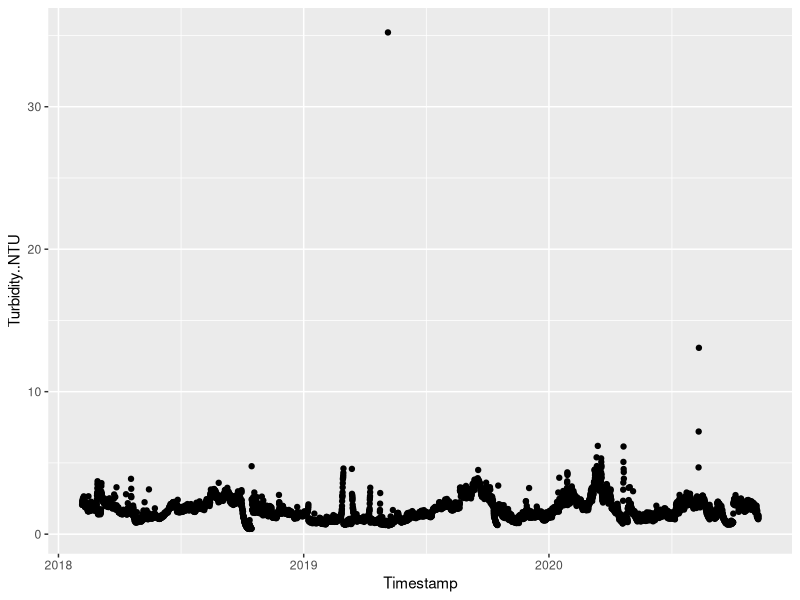
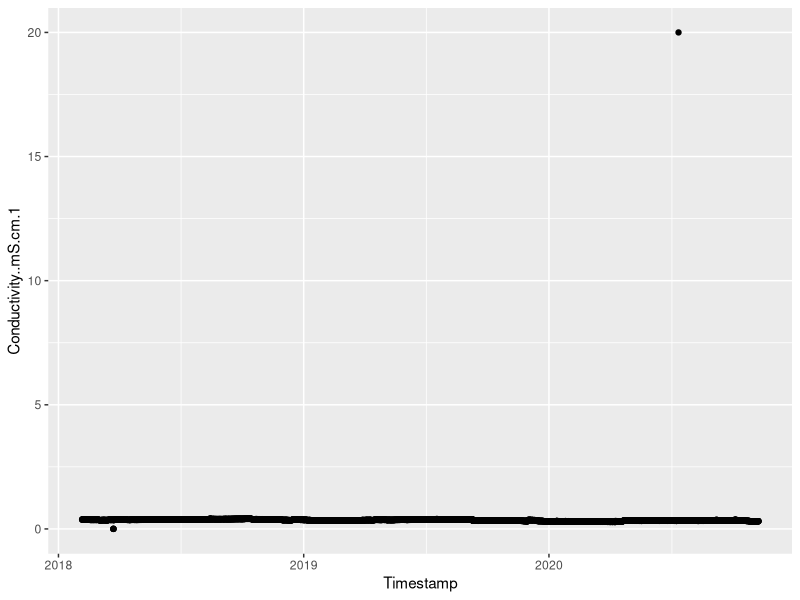
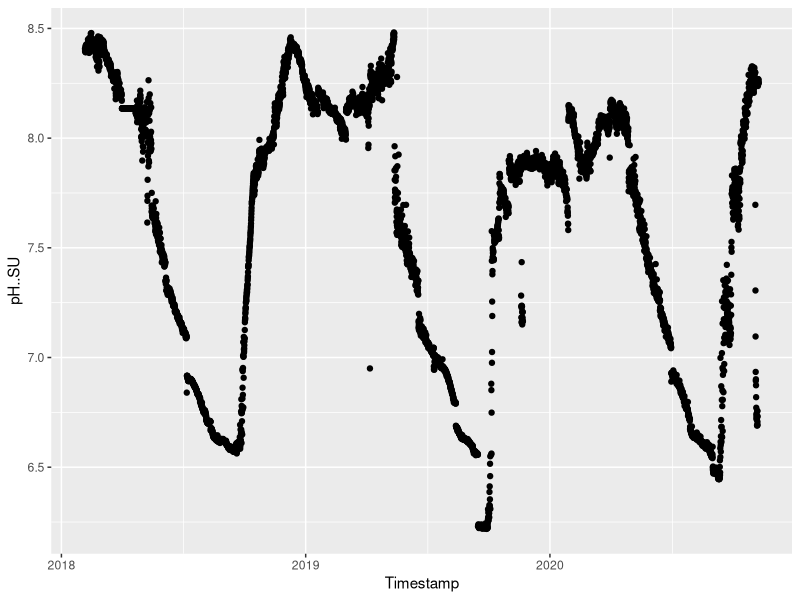
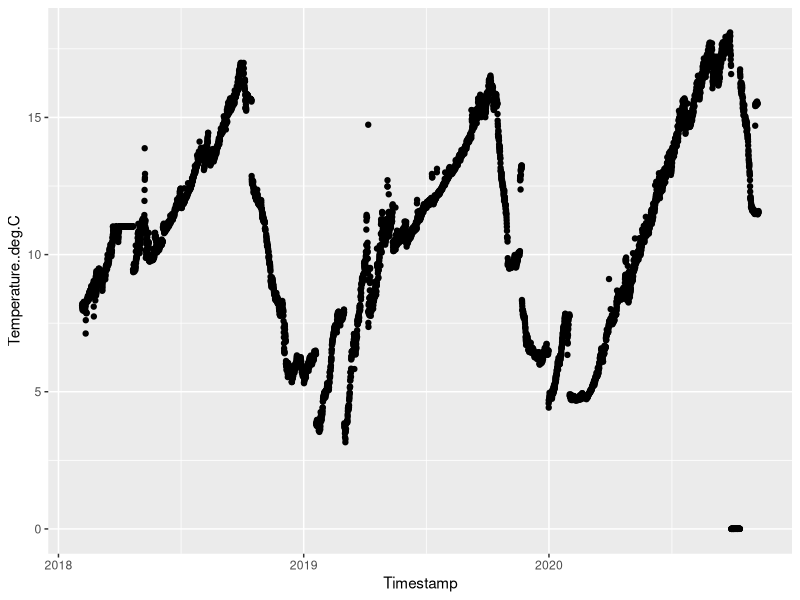
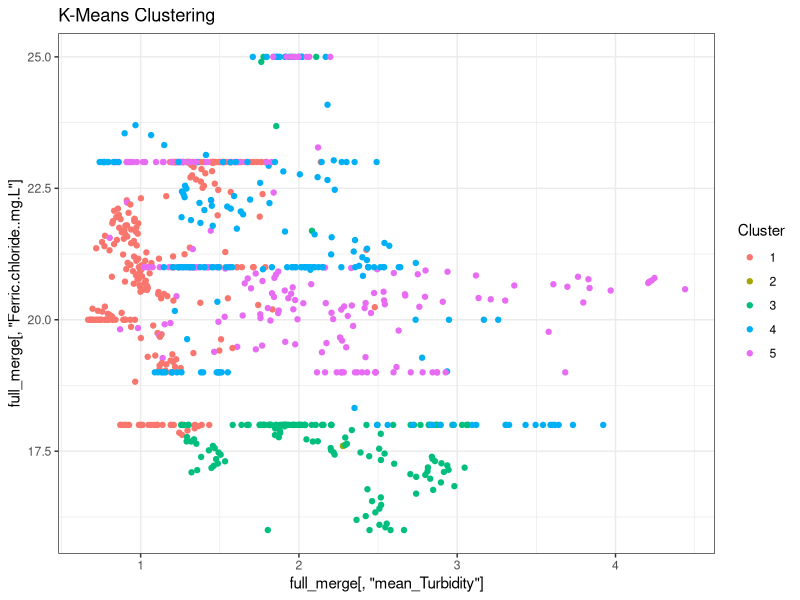
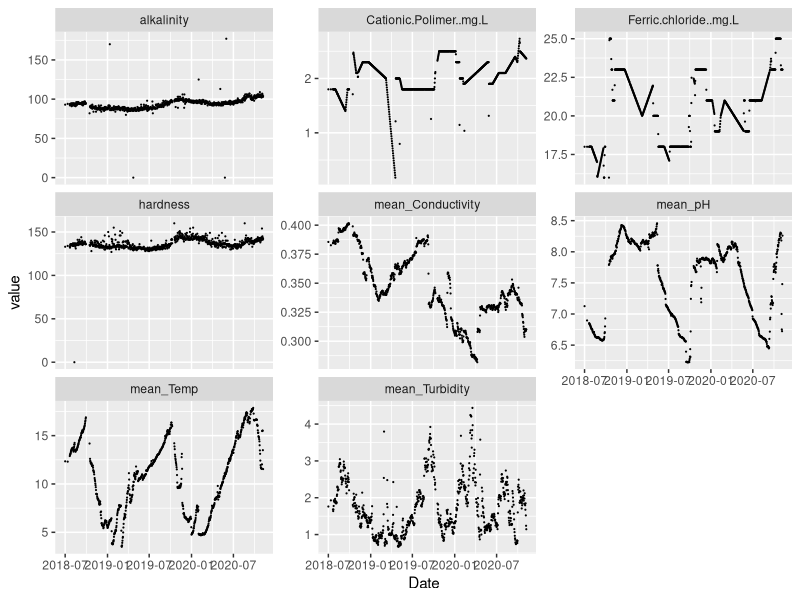

Reproduce these figures in R, in order.
## ---- chunk 1
library(dplyr)
library(tidyr)
library(lubridate)
library(ggplot2)

data = read.csv("RWAR_turb_cond_counts_pH_temp.csv")

data$Timestamp = mdy_hm(data$Timestamp)

# Trying to determine what rows have outliers.
# The goal is to go by column, remove outliers & average that day's data, then ultimately combine every column after it's cleaned to create our fully cleaned data frame.
# Then combine with alkalinity and hardness & coagulant doses data??

ggplot(data, aes(x = Timestamp, y = Turbidity..NTU)) +
  geom_point()

data[data$Turbidity..NTU > 10, ] # row 2701 and 5446

ggplot(data, aes(x = Timestamp, y = Conductivity..mS.cm.1)) +
  geom_point()

data[data$Conductivity..mS.cm.1 > 15, ] # row 5270

# Not sure what to do with particle count (PC) data just yet

ggplot(data, aes(x = Timestamp, y = pH..SU)) +
  geom_point()

ggplot(data, aes(x = Timestamp, y = Temperature..deg.C)) +
  geom_point()

## ---- chunk 2

# Merging data

df1 = read.csv("RWAR_temp_pH_cond_turb_cleaned.csv")
df2 = read.csv("alkalinity_hardness_cleaned.csv")
df3 = read.csv("CoagulantDoses_2017-20.csv")

df1 = df1 %>%
  mutate(Date = ymd(Timestamp))
df2 = df2 %>%
  mutate(Date = mdy(Date))
df3 = df3 %>%
  mutate(Date = mdy(Date))

# This merge is only keeping the rows that are in both data frames
# Not using df3 because I don't want our target variables to be included in the clustering
merged = df1 %>% 
  inner_join(df2, by = "Date")
merged$Timestamp = NULL # We'll keep the Date column

cluster_data = merged %>%
  select(where(is.numeric)) %>%
  drop_na()

cluster_data = scale(cluster_data) # Standardize the data

# Clustering (probably not as useful with time series data...)

cluster_fit = kmeans(cluster_data, centers = 5, nstart = 25)

merged$cluster = cluster_fit$cluster

# Interpretation

table(merged$cluster)
cluster_fit$centers

full_merge = merged %>% 
  inner_join(df3, by = "Date")

# You can change the names to see different variables and their clusters
ggplot(full_merge, aes(x = full_merge[ , "mean_Turbidity"],
                       y = full_merge[ , "Ferric.chloride..mg.L"], # you can compare any two columns
                   color = factor(cluster))) +
  geom_point() +
  labs(title = "K-Means Clustering", color = "Cluster") +
  theme_bw()

## ---- chunk 3

# Exploratory plots

long_df = full_merge %>%
  pivot_longer(cols = c("mean_Temp", "mean_pH", "mean_Conductivity", "mean_Turbidity",
                        "alkalinity", "hardness", "Ferric.chloride..mg.L", "Cationic.Polimer..mg.L"),
               names_to = "metric",
               values_to = "value")

ggplot(long_df, aes(x = Date, y = value)) +
  geom_point(size = 0.1) +
  facet_wrap(~ metric, scales = "free_y")

#ggplot(full_merge, aes(x = Date, y = mean_pH)) +
#  geom_smooth() + 
#  labs(title = "title") +
#  theme_bw()

